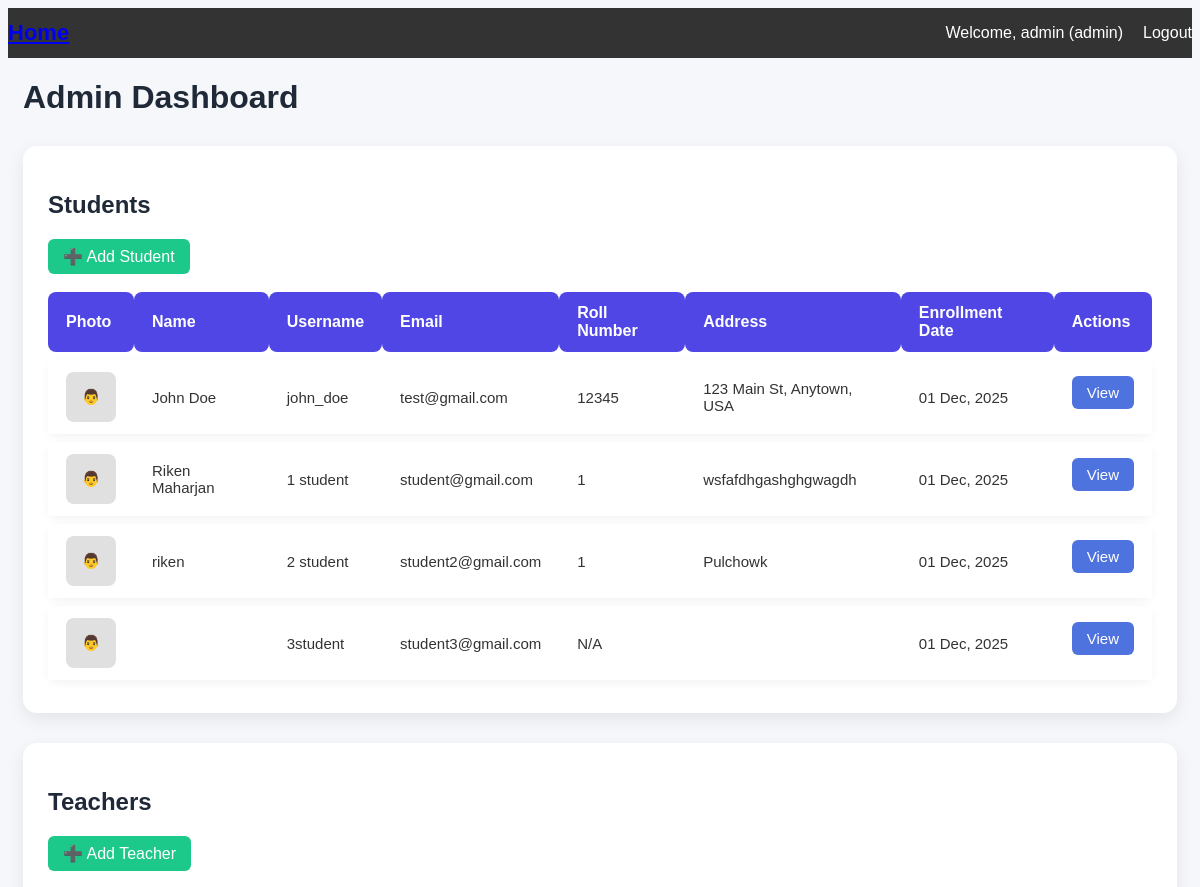
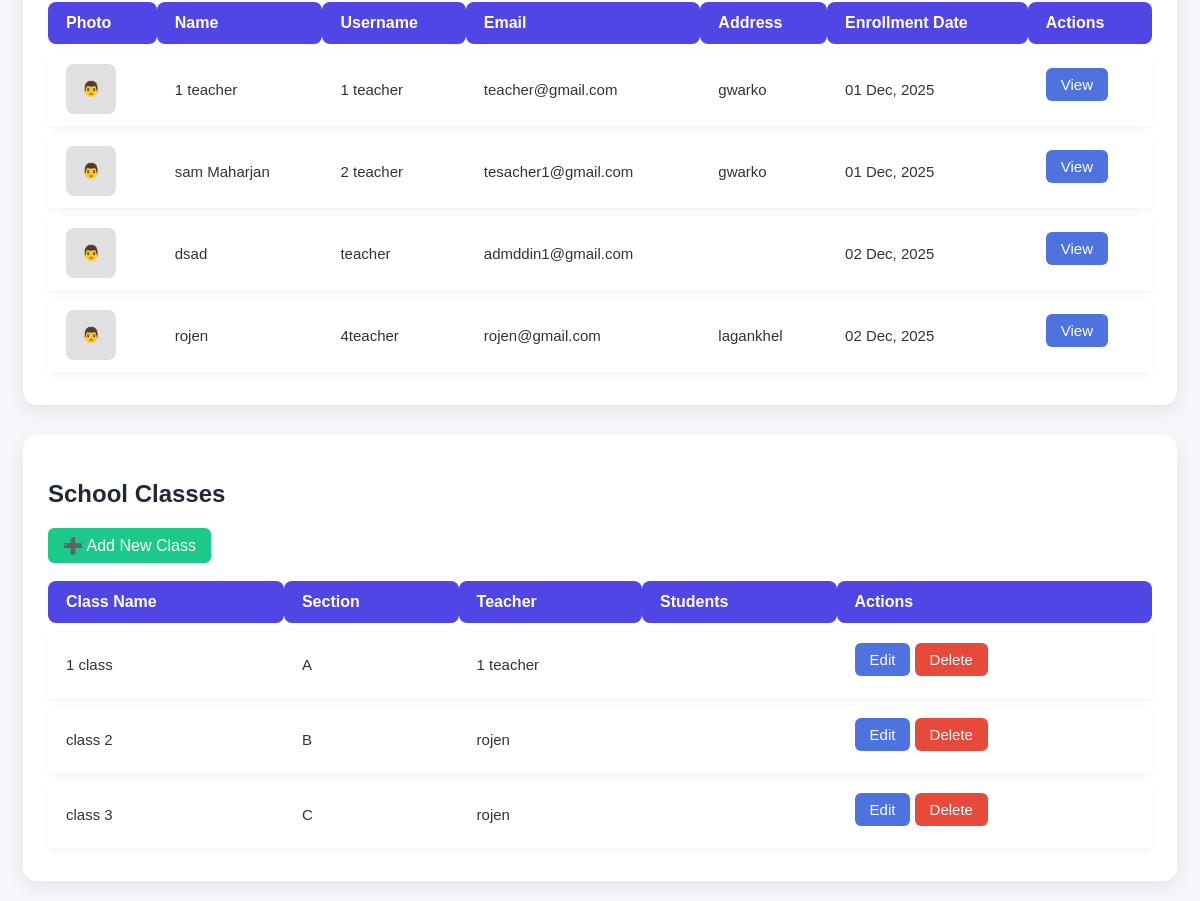
/dashboard/ (signed in), run on an earlier commit of the app's database (2 pictures, top to bottom).
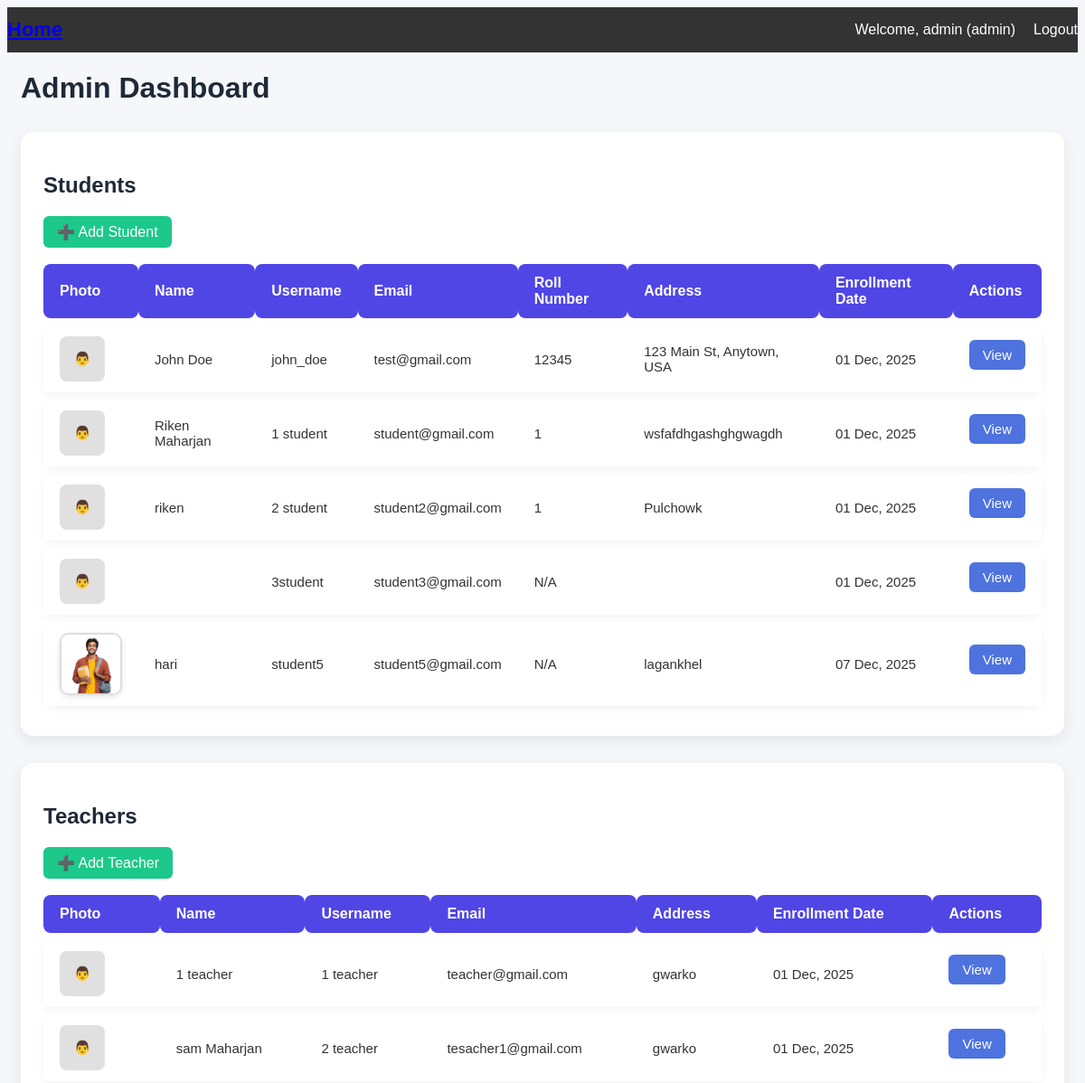
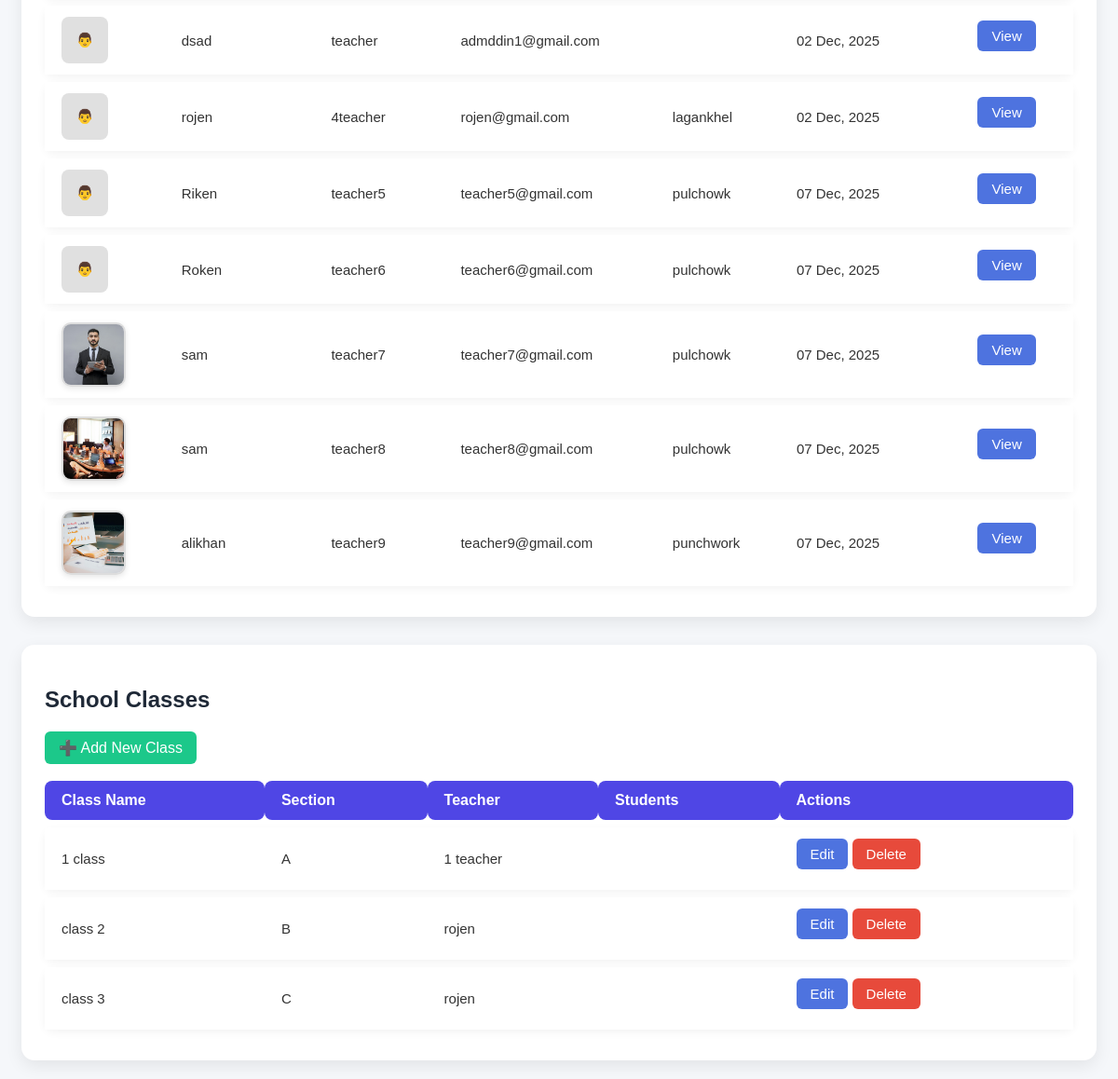
And on a later commit of the database (2 pictures, top to bottom).
### base/models.py (models this page shows, shortened)
class CustomUser(AbstractUser):
    USER_TYPE_CHOICES = (
        ('admin', 'Admin'),
        ('teacher', 'Teacher'),
        ('student', 'Student'),
        ('staff', 'Staff'),
    )
    name = models.CharField(max_length=255, blank=True)
    roll_number = models.IntegerField(blank=True, null=True)
    address = models.CharField(max_length=255)
    enrollment_date = models.DateField(auto_now_add=True)
    user_type = models.CharField(max_length=10, choices=USER_TYPE_CHOICES)
    email = models.EmailField(unique=True)
    image = models.ImageField(upload_to='user_image/', blank=True, null=True)
    @property
    def is_admin(self):
        return self.user_type == 'admin'
    @property
    def is_teacher(self):
        return self.user_type == 'teacher'
    @property
    def is_student(self):
        return self.user_type == 'student'
    def __str__(self):
        return self.name

class School_Class(models.Model):
    class_name = models.CharField(max_length=50)
    section = models.CharField(max_length=10, blank=True)
    teacher = models.ForeignKey(CustomUser, on_delete=models.SET_NULL, null=True, blank=True)
    student = models.ManyToManyField(CustomUser, related_name='classes', blank=True)

### base/views.py (the view)
# urls.py: path('dashboard/', views.dashboard, name='dashboard'),
def dashboard(request):
    user = request.user
    students = CustomUser.objects.filter(user_type='student')
    teachers = CustomUser.objects.filter(user_type='teacher')
    classes = School_Class.objects.filter()
    hero = herosection.objects.get(is_active=True)
    print("Current User:", user)
    return render(request, 'dashboard.html', {
        'user': user,
        'students': students,
        'teachers': teachers,
        'hero': hero,
        'classes': classes,
    })

### templates/dashboard.html (shortened to what this page needs)
{%include 'navbar.html' %}
{% block content %}
<div class="dashboard-container">
    {% if user.is_admin %}
    <h1>Admin Dashboard</h1>
    <div class="table-wrapper">
        <h2>Students</h2>
        <a href="{% url 'add_student' %}" class="btn btn-success">➕ Add Student</a>
        {% if students %}
        <table class="custom-table">
            <thead>
                <tr>
                    <th>Photo</th>
                    <th>Name</th>
                    <th>Username</th>
                    <th>Email</th>
                    <th>Roll Number</th>
                    <th>Address</th>
                    <th>Enrollment Date</th>
                    <th>Actions</th>
                </tr>
            </thead>
            <tbody>
                {% for student in students %}
                <tr>
                    <td>
                        {% if student.image %}
                        <img src="{{ student.image.url }}" class="table-img">
                        {% else %}
                        <div
                            style="width:50px;height:50px;background:#e0e0e0;border-radius:8px;display:flex;align-items:center;justify-content:center;">
                            👨</div>
                        {% endif %}
                    </td>
                    <td>{{ student.name }}</td>
                    <td>{{ student.username }}</td>
                    <td>{{ student.email }}</td>
                    <td>{{ student.roll_number|default:"N/A" }}</td>
                    <td>{{ student.address }}</td>
                    <td>{{ student.enrollment_date|date:"d M, Y" }}</td>
                    <td><a href="{% url 'student_detail' student.id %}" class="btn btn-primary">View</a></td>
                </tr>
                {% endfor %}
            </tbody>
        </table>
        {% else %}
        <p>No students found.</p>
        {% endif %}
    </div>
    <div class="table-wrapper">
        <h2>Teachers</h2>
        <a href="{% url 'add_teacher' %}" class="btn btn-success">➕ Add Teacher</a>
        {% if teachers %}
        <table class="custom-table">
            <thead>
                <tr>
                    <th>Photo</th>
                    <th>Name</th>
                    <th>Username</th>
                    <th>Email</th>
                    <th>Address</th>
                    <th>Enrollment Date</th>
                    <th>Actions</th>
                </tr>
            </thead>
            <tbody>
                {% for teacher in teachers %}
                <tr>
                    <td>
                        {% if teacher.image %}
                        <img src="{{ teacher.image.url }}" class="table-img">
                        {% else %}
                        <div
                            style="width:50px;height:50px;background:#e0e0e0;border-radius:8px;display:flex;align-items:center;justify-content:center;">
                            👨</div>
                        {% endif %}
                    </td>
                    <td>{{ teacher.name }}</td>
                    <td>{{ teacher.username }}</td>
                    <td>{{ teacher.email }}</td>
                    <td>{{ teacher.address }}</td>
                    <td>{{ teacher.enrollment_date|date:"d M, Y" }}</td>
                    <td><a href="{% url 'teacher_detail' teacher.id %}" class="btn btn-primary">View</a></td>
                </tr>
                {% endfor %}
            </tbody>
        </table>
        {% else %}
        <p>No teachers found.</p>
        {% endif %}
    </div>
    <div class="table-wrapper">
        <h2>School Classes</h2>
        <a href="{% url 'class_create' %}" class="btn btn-success">➕ Add New Class</a>
        {% if classes %}
        <table class="custom-table">
            <thead>
                <tr>
                    <th>Class Name</th>
                    <th>Section</th>
                    <th>Teacher</th>
                    <th>Students</th>
                    <th>Actions</th>
                </tr>
            </thead>
            <tbody>
                {% for class in classes %}
                <tr>
                    <td>{{ class.class_name }}</td>
                    <td>{{ class.section }}</td>
                    <td>{{ class.teacher.name }}</td>
                    <td>
                    </td>
                    <td>
                        <a href="{% url 'class_update' class.pk %}" class="btn btn-primary">Edit</a>
                        <a href="{% url 'class_delete' class.pk %}" class="btn btn-danger">Delete</a>
                    </td>
                </tr>
                {% endfor %}
            </tbody>
        </table>
        {% else %}
        <p>No classes found.</p>
        {% endif %}
    </div>
    {% endif %}
</div>
{% endblock %}

### templates/navbar.html (shortened to what this page needs)
{% load static %}
<!DOCTYPE html>
<html lang="en">
<head>
    <link rel="stylesheet" href="{% static 'css/navbar.css' %}">
</head>
<body>
    <nav class="navbar">
        <a class="logo" href="{% url 'dashboard' %}">Home</a>
        <ul class="nav-links">
            {% if user.USER_TYPE_CHOICES %}
            <span>
                Welcome, <span>{{ user.username }}</span>
                <span>({{ user.user_type }})</span>
            </span>
            <a href="{% url 'logout' %}">Logout</a>
            {% else %}
            <a href="{% url 'login' %}">Login</a>
            <a href="{% url 'signup' %}">Sign Up</a>
            {% endif %}
        </ul>
    </nav>
</body>
</html>

### static/css/navbar.css (style rules this page uses)
.navbar { background-color: #333; color: white; display: flex; justify-content: space-between; align-items: center; }
.logo { font-size: 22px; font-weight: bold; }
.nav-links { list-style: none; display: flex; gap: 20px; }
.nav-links a { color: white; text-decoration: none; font-size: 16px; }

### templates/dashboard.html (style rules this page uses)
body { font-family: 'Poppins', sans-serif; background: #f5f7fa; color: #333; }
.dashboard-container { max-width: 1200px; margin: 20px auto; padding: 0 15px; }
h1, h2 { font-weight: 700; color: #1f2937; margin-bottom: 20px; opacity: 0; transform: translateY(-20px); transition: all 0.6s ease; }
h1.show, h2.show { opacity: 1; transform: translateY(0); }
.table-wrapper { margin-top: 30px; overflow-x: auto; background: #ffffff; padding: 25px; border-radius: 14px; box-shadow: 0 6px 18px rgba(0, 0, 0, 0.08); opacity: 0; transform: translateY(20px); transition: all 0.7s ease; }
.table-wrapper.show { opacity: 1; transform: translateY(0); }
.custom-table, .class-table { width: 100%; border-collapse: separate; border-spacing: 0 8px; font-family: Arial, sans-serif; font-size: 15px; }
.custom-table thead th, .class-table thead th { background: #4F46E5; color: white; padding: 12px 18px; text-align: left; font-weight: bold; border-radius: 8px; font-size: 16px; }
.custom-table tbody tr, .class-table tbody tr { background: white; box-shadow: 0 3px 10px rgba(0, 0, 0, 0.05); border-radius: 10px; transition: 0.2s ease-in-out; }
.custom-table tbody td, .class-table tbody td { padding: 12px 18px; }
.table-img { width: 65px; height: 65px; border-radius: 10px; object-fit: cover; border: 2px solid #ddd; box-shadow: 0 2px 6px rgba(0, 0, 0, 0.1); }
a.btn { display: inline-block; padding: 8px 15px; border-radius: 6px; text-decoration: none; color: #fff; margin-bottom: 10px; transition: 0.3s; }
.btn-success { background-color: #1cc88a; }
.btn-primary { background-color: #4e73df; }
.btn-danger { background-color: #e74a3b; }

What changed in the data, as far as the page shows it:
added CustomUser: image (picture), name "hari", username "student5", email "student5@gmail.com", roll_number "N/A", address "lagankhel", enrollment_date "07 Dec, 2025", shown under "Students"
added CustomUser: name "Riken", username "teacher5", email "teacher5@gmail.com", address "pulchowk", enrollment_date "07 Dec, 2025", shown under "Teachers"
added CustomUser: name "Roken", username "teacher6", email "teacher6@gmail.com", address "pulchowk", enrollment_date "07 Dec, 2025", shown under "Teachers"
added CustomUser: image (picture), name "sam", username "teacher7", email "teacher7@gmail.com", address "pulchowk", enrollment_date "07 Dec, 2025", shown under "Teachers"
added CustomUser: image (picture), name "sam", username "teacher8", email "teacher8@gmail.com", address "pulchowk", enrollment_date "07 Dec, 2025", shown under "Teachers"
added CustomUser: image (picture), name "alikhan", username "teacher9", email "teacher9@gmail.com", address "punchwork", enrollment_date "07 Dec, 2025", shown under "Teachers"
